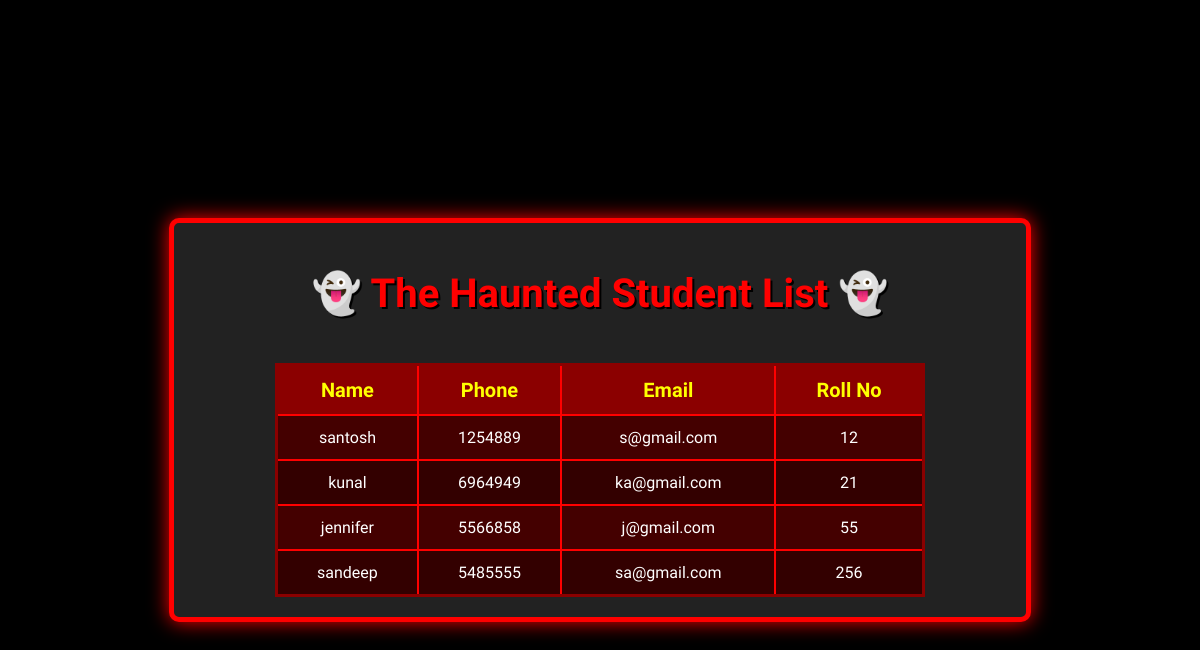
The page /student/ on the database its author committed.
### studentapp/models.py (models this page shows)
class studentModel(models.Model):
    name = models.CharField(max_length=50)
    email = models.EmailField(max_length=50)
    roll = models.IntegerField()
    phone = models.IntegerField()

### studentapp/views.py (the view)
# urls.py: path('student/', views.display_view),
def display_view(request):
    student_data = studentModel.objects.all()
    my_dict = {
        'student':student_data
    }
    return render(request, 'html/index.html',my_dict)

### templates/html/index.html (shortened to what this page needs)
<!DOCTYPE html>
{% load static %}
<html lang="en">
<head>
    <link rel="stylesheet" href="{% static 'css/style.css' %}">
</head>
<body>
    <div class="main">
        <h1>👻 The Haunted Student List 👻</h1>
        {% if student %}
        <div class="table-container">
            <table>
                <thead>
                    <tr>
                        <th>Name</th>
                        <th>Phone</th>
                        <th>Email</th>
                        <th>Roll No</th>
                    </tr>
                </thead>
                <tbody>
                    {% for i in student %}
                    <tr>
                        <td>{{ i.name }}</td>
                        <td>{{ i.phone }}</td>
                        <td>{{ i.email }}</td>
                        <td>{{ i.roll }}</td>
                    </tr>
                    {% endfor %}
                </tbody>
            </table>
        </div>
        {% else %}
            <p class="no-data">No souls... I mean students found! 😱</p>
        {% endif %}
    </div>
</body>
</html>

### static/css/style.css (style rules this page uses)
body { font-family: 'Creepster', cursive; background-color: black; color: white; margin: 0; padding: 20px; text-align: center; display: flex; justify-content: center; align-items: center; height: 100vh; }
.main { background: #222; width: 70%; padding: 20px; border: 5px solid red; box-shadow: 0px 0px 20px red; border-radius: 10px; text-align: center; }
.table-container { display: flex; justify-content: center; align-items: center; }
table { width: 80%; border-collapse: collapse; margin-top: 20px; background-color: #111; border: 3px solid darkred; }
th, td { border: 2px solid red; padding: 12px; text-align: center; color: white; }
th { background-color: darkred; color: yellow; font-size: 20px; }
tr:nth-child(even) { background-color: #300; }
tr:nth-child(odd) { background-color: #400; }
h1 { color: red; font-size: 40px; text-shadow: 2px 2px black; animation: blood-drip 2s infinite alternate; }

### rows shown on the page
studentModel: name "santosh", phone "1254889", email "s@gmail.com", roll "12"
studentModel: name "kunal", phone "6964949", email "ka@gmail.com", roll "21"
studentModel: name "jennifer", phone "5566858", email "j@gmail.com", roll "55"
studentModel: name "sandeep", phone "5485555", email "sa@gmail.com", roll "256"
